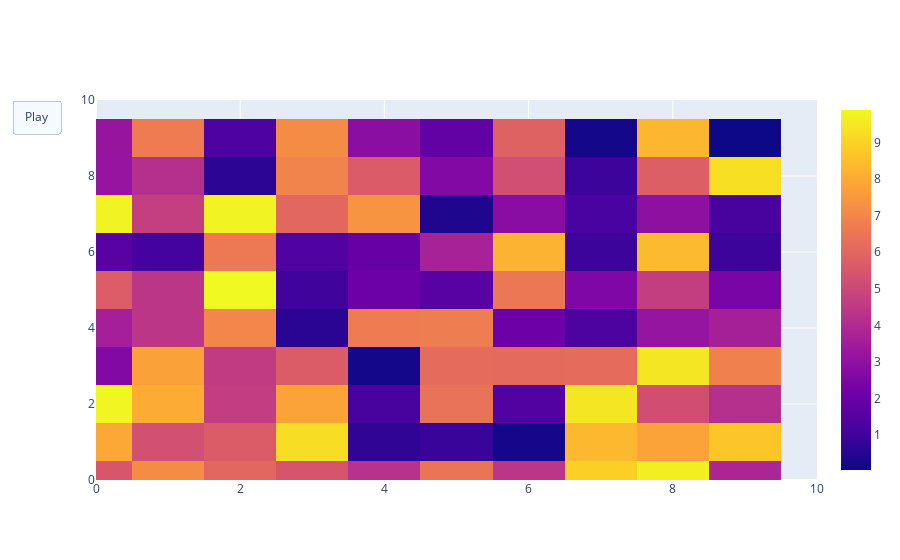

The notebook cell saved with this chart:
### Code cell
np.random.seed(0)
N = 120
data = np.random.random(size=[10,10])*10
frames = [
    go.Frame(
        data=go.Heatmap(
            z=np.where(data-0.05*n >=0, data-0.05*n, 0),
            zmin=0, zmax=10
        ),
        layout=go.Layout(
            xaxis=dict(
                range=[0, 10],
                autorange=False
            ),
            yaxis=dict(
                range=[0, 10],
                autorange=False
            ),
        )
    ) for n in range(N)
]
go.Figure(
    data=go.Heatmap(z=data),
    layout=go.Layout(
        xaxis=dict(range=[0, 10], autorange=False),
        yaxis=dict(range=[0, 10], autorange=False),
        updatemenus=[dict(
            type="buttons",
            buttons=[dict(
                label="Play",
                method="animate",
                args=[
                     None,
                    {'frame':{
                        'duration':16.6,
                        'transition':{
                            'duration':0
                        }
                    }}
                ]
            )]
        )]
    ),
    frames=frames
)

### Figure 1 — Plotly figure (JSON) as saved in the notebook; plotly's stock layout.template omitted (floating-point values rounded to 4 significant figures)
{"data": [{"type": "heatmap", "z": [[5.488, 7.152, 6.028, 5.449, 4.237, 6.459, 4.376, 8.918, 9.637, 3.834], [7.917, 5.289, 5.68, 9.256, 0.7104, 0.8713, 0.2022, 8.326, 7.782, 8.7], [9.786, 7.992, 4.615, 7.805, 1.183, 6.399, 1.434, 9.447, 5.218, 4.147], [2.646, 7.742, 4.562, 5.684, 0.1879, 6.176, 6.121, 6.169, 9.437, 6.818], [3.595, 4.37, 6.976, 0.6023, 6.668, 6.706, 2.104, 1.289, 3.154, 3.637], [5.702, 4.386, 9.884, 1.02, 2.089, 1.613, 6.531, 2.533, 4.663, 2.444], [1.59, 1.104, 6.563, 1.382, 1.966, 3.687, 8.21, 0.971, 8.379, 0.961], [9.765, 4.687, 9.768, 6.048, 7.393, 0.3919, 2.828, 1.202, 2.961, 1.187], [3.18, 4.143, 0.6415, 6.925, 5.666, 2.654, 5.232, 0.9394, 5.759, 9.293], [3.186, 6.674, 1.318, 7.163, 2.894, 1.832, 5.865, 0.2011, 8.289, 0.04695]]}], "layout": {"updatemenus": [{"buttons": [{"args": [null, {"frame": {"duration": 16.6, "transition": {"duration": 0}}}], "label": "Play", "method": "animate"}], "type": "buttons"}], "xaxis": {"autorange": false, "range": [0, 10]}, "yaxis": {"autorange": false, "range": [0, 10]}}}
